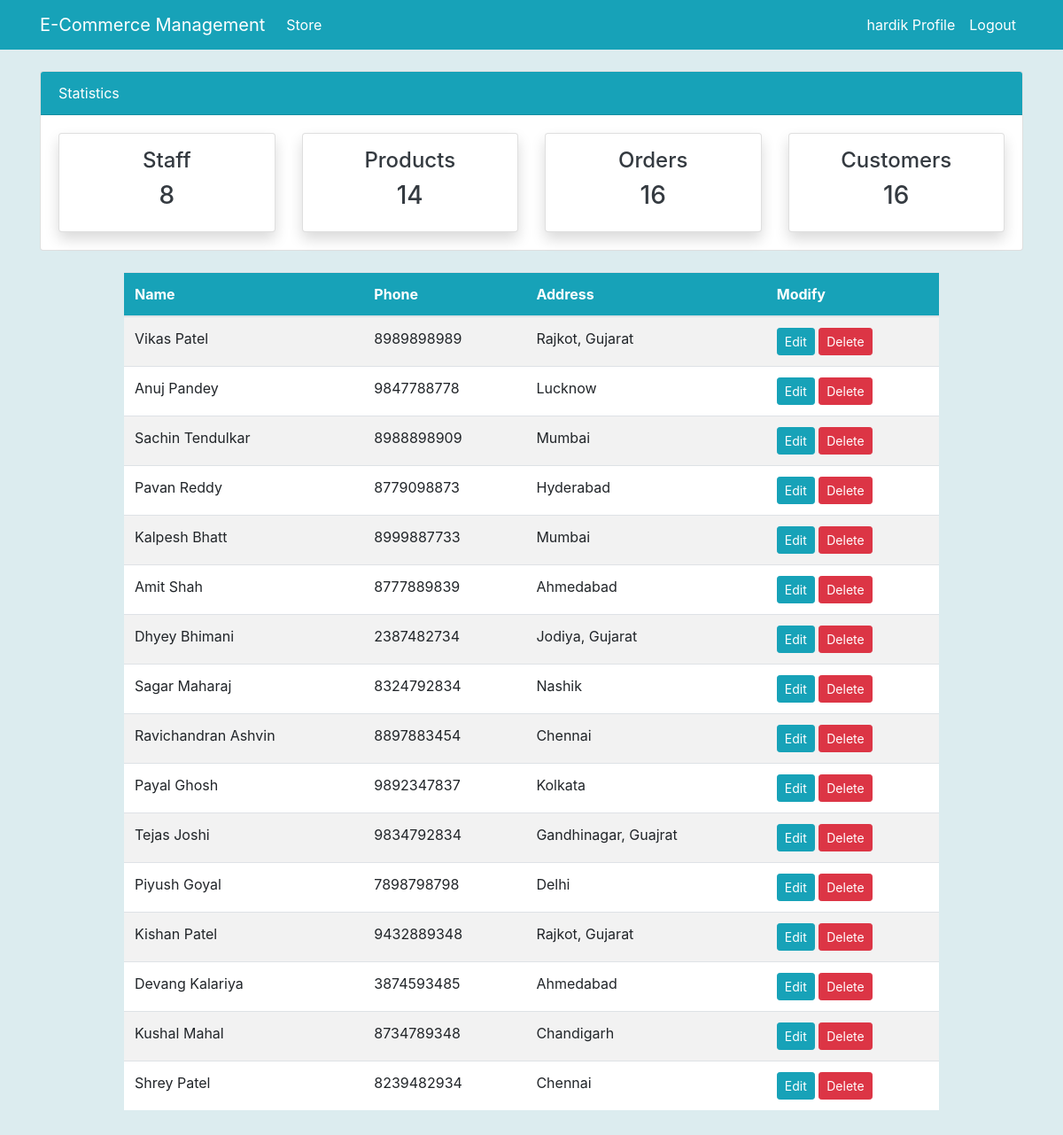
/customer/ (signed in), run on the app's committed database.
### store/models.py (models this page shows, shortened)
class Customer(models.Model):
    name = models.CharField(max_length=255, null=True)
    phone = models.CharField(max_length=10, null=True)
    address = models.CharField(max_length=255, null=True)

### store/views.py (the view)
# urls.py: path("customer/", views.customer, name="store-customer"),
@login_required
def customer(request):
    customers = Customer.objects.all()
    context = {"customers": customers}
    context.update(nav_items())
    return render(request, "customer.html", context)

### store/views.py (called while the page is built)
def nav_items():
    orders_count = Order.objects.all().count()
    products_count = Product.objects.all().count()
    workers_count = User.objects.all().count()
    customers_count = Customer.objects.count()
    data = {
        "orders_count": orders_count,
        "workers_count": workers_count,
        "products_count": products_count,
        "customers_count": customers_count,
    }
    return data

### store/templates/customer.html (shortened to what this page needs)
{% extends "base.html" %}
{% load crispy_forms_tags %}
{% block content %}
  {% include "top_nav.html" %}
<div class="container">
  <div class="row my-4">
    <div class="col-md-10 offset-md-1">
      <table class="table bg-white table-striped">
        <thead class="bg-info">
          <tr class="text-white">
            <th scope="col">Name</th>
            <th scope="col">Phone</th>
            <th scope="col">Address</th>
            <th scope="col">Modify</th>
          </tr>
        </thead>
        <tbody>
          {% for customer in customers %}
          <tr>
            <td>{{customer.name|capfirst}}</td>
            <td>{{customer.phone}}</td>
            <td>{{customer.address|capfirst}}</td>
            <td>
              <a class="btn btn-info btn-sm" href="{% url 'store-customer-update' customer.id %}">Edit</a>
              <a class="btn btn-danger btn-sm" href="{% url 'store-customer-delete' customer.id %}">Delete</a>
            </td>
          </tr>
          {% endfor %}
        </tbody>
      </table>
    </div>
  </div>
</div>
{% endblock content %}

### templates/nav.html (shortened to what this page needs)
<nav class="navbar navbar-expand-lg navbar-info bg-info">
  {% if user.is_authenticated %}
  <div class="container">
    <a class="navbar-brand text-white" href="{% url 'store-index' %}">E-Commerce Management</a>
    <div class="collapse navbar-collapse" id="navbarSupportedContent">
      <ul class="navbar-nav mr-auto">
        <li class="nav-item active">
          <a class="nav-link text-white" href="{% url 'store-index' %}">Store <span class="sr-only">(current)</span></a>
        </li>
      </ul>
      <ul class="navbar-nav ml-auto">
        <li class="nav-item active">
          <a class="nav-link text-white" href="{% url 'user-profile' %}">{{user.username}} Profile </a>
        </li>
        <li class="nav-item">
          <a class="nav-link text-white" href="{% url 'user-logout' %}">Logout</a>
        </li>
      </ul>
  {% endif %}
</nav>

### static/css/style.css (style rules this page uses)
body { background: #DCECEF; ; }

### data on the page
Customer: name "Vikas Patel", phone "8989898989", address "Rajkot, Gujarat"
Customer: name "Anuj Pandey", phone "9847788778", address "Lucknow"
Customer: name "Sachin Tendulkar", phone "8988898909", address "Mumbai"
Customer: name "Pavan Reddy", phone "8779098873", address "Hyderabad"
Customer: name "Kalpesh Bhatt", phone "8999887733", address "Mumbai"
Customer: name "Amit Shah", phone "8777889839", address "Ahmedabad"
Customer: name "Dhyey Bhimani", phone "2387482734", address "Jodiya, Gujarat"
Customer: name "Sagar Maharaj", phone "8324792834", address "Nashik"
Customer: name "Ravichandran Ashvin", phone "8897883454", address "Chennai"
Customer: name "Payal Ghosh", phone "9892347837", address "Kolkata"
Customer: name "Tejas Joshi", phone "9834792834", address "Gandhinagar, Guajrat"
Customer: name "Piyush Goyal", phone "7898798798", address "Delhi"
Customer: name "Kishan Patel", phone "9432889348", address "Rajkot, Gujarat"
Customer: name "Devang Kalariya", phone "3874593485", address "Ahmedabad"
Customer: name "Kushal Mahal", phone "8734789348", address "Chandigarh"
Customer: name "Shrey Patel", phone "8239482934", address "Chennai"

### other printed values
{{ user.username }} "hardik"
{{ workers_count }} "8"
{{ products_count }} "14"
{{ orders_count }} "16"
{{ customers_count }} "16"
